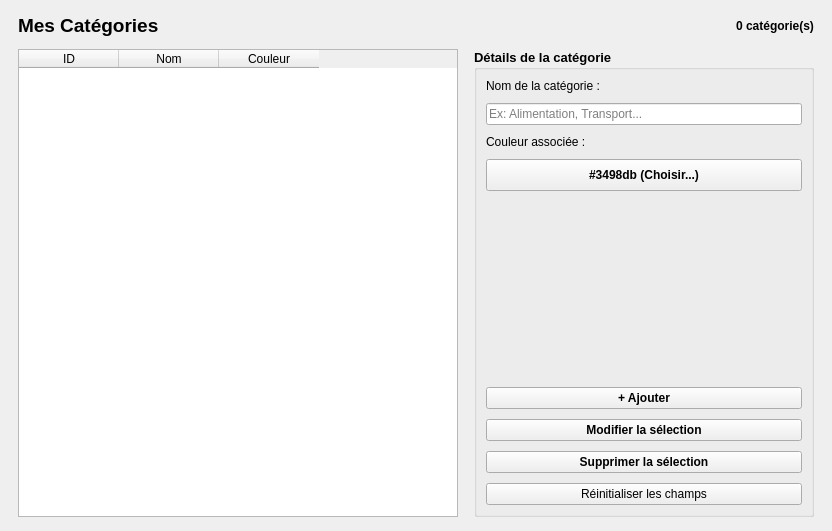
<?xml version="1.0" encoding="UTF-8"?>
<ui version="4.0">
 <class>CategorieWidget</class>
 <widget class="QWidget" name="CategorieWidget">
  <property name="geometry">
   <rect>
    <x>0</x>
    <y>0</y>
    <width>832</width>
    <height>531</height>
   </rect>
  </property>
  <property name="windowTitle">
   <string>Gestion des Catégories</string>
  </property>
  <layout class="QVBoxLayout" name="mainLayout">
   <property name="spacing">
    <number>12</number>
   </property>
   <property name="leftMargin">
    <number>18</number>
   </property>
   <property name="topMargin">
    <number>14</number>
   </property>
   <property name="rightMargin">
    <number>18</number>
   </property>
   <property name="bottomMargin">
    <number>14</number>
   </property>
   <item>
    <layout class="QHBoxLayout" name="headerLayout">
     <item>
      <widget class="QLabel" name="labelTitre">
       <property name="font">
        <font>
         <pointsize>14</pointsize>
         <weight>75</weight>
         <bold>true</bold>
        </font>
       </property>
       <property name="text">
        <string>Mes Catégories</string>
       </property>
      </widget>
     </item>
     <item>
      <spacer name="horizontalSpacer">
       <property name="orientation">
        <enum>Qt::Horizontal</enum>
       </property>
       <property name="sizeHint" stdset="0">
        <size>
         <width>40</width>
         <height>20</height>
        </size>
       </property>
      </spacer>
     </item>
     <item>
      <widget class="QLabel" name="labelCompteur">
       <property name="font">
        <font>
         <pointsize>9</pointsize>
         <weight>75</weight>
         <bold>true</bold>
        </font>
       </property>
       <property name="text">
        <string>0 catégorie(s)</string>
       </property>
      </widget>
     </item>
    </layout>
   </item>
   <item>
    <layout class="QHBoxLayout" name="bodyLayout">
     <property name="spacing">
      <number>16</number>
     </property>
     <item>
      <widget class="QTableWidget" name="tableCategories">
       <column>
        <property name="text">
         <string>ID</string>
        </property>
       </column>
       <column>
        <property name="text">
         <string>Nom</string>
        </property>
       </column>
       <column>
        <property name="text">
         <string>Couleur</string>
        </property>
       </column>
      </widget>
     </item>
     <item>
      <widget class="QGroupBox" name="groupFormulaire">
       <property name="minimumSize">
        <size>
         <width>280</width>
         <height>0</height>
        </size>
       </property>
       <property name="maximumSize">
        <size>
         <width>340</width>
         <height>16777215</height>
        </size>
       </property>
       <property name="font">
        <font>
         <pointsize>10</pointsize>
         <weight>75</weight>
         <bold>true</bold>
        </font>
       </property>
       <property name="title">
        <string>Détails de la catégorie</string>
       </property>
       <layout class="QVBoxLayout" name="formLayout">
        <property name="spacing">
         <number>10</number>
        </property>
        <item>
         <widget class="QLabel" name="labelNom">
          <property name="font">
           <font>
            <pointsize>9</pointsize>
            <weight>50</weight>
            <bold>false</bold>
           </font>
          </property>
          <property name="text">
           <string>Nom de la catégorie :</string>
          </property>
         </widget>
        </item>
        <item>
         <widget class="QLineEdit" name="champNom">
          <property name="font">
           <font>
            <pointsize>9</pointsize>
            <weight>50</weight>
            <bold>false</bold>
           </font>
          </property>
          <property name="placeholderText">
           <string>Ex: Alimentation, Transport...</string>
          </property>
         </widget>
        </item>
        <item>
         <widget class="QLabel" name="labelCouleur">
          <property name="font">
           <font>
            <pointsize>9</pointsize>
            <weight>50</weight>
            <bold>false</bold>
           </font>
          </property>
          <property name="text">
           <string>Couleur associée :</string>
          </property>
         </widget>
        </item>
        <item>
         <widget class="QPushButton" name="btnCouleur">
          <property name="minimumSize">
           <size>
            <width>0</width>
            <height>32</height>
           </size>
          </property>
          <property name="font">
           <font>
            <pointsize>9</pointsize>
            <weight>75</weight>
            <bold>true</bold>
           </font>
          </property>
          <property name="text">
           <string>#3498db (Choisir...)</string>
          </property>
         </widget>
        </item>
        <item>
         <spacer name="verticalSpacer">
          <property name="orientation">
           <enum>Qt::Vertical</enum>
          </property>
          <property name="sizeHint" stdset="0">
           <size>
            <width>20</width>
            <height>40</height>
           </size>
          </property>
         </spacer>
        </item>
        <item>
         <widget class="QPushButton" name="btnAjouter">
          <property name="font">
           <font>
            <pointsize>9</pointsize>
            <weight>75</weight>
            <bold>true</bold>
           </font>
          </property>
          <property name="text">
           <string>+ Ajouter</string>
          </property>
         </widget>
        </item>
        <item>
         <widget class="QPushButton" name="btnModifier">
          <property name="font">
           <font>
            <pointsize>9</pointsize>
            <weight>75</weight>
            <bold>true</bold>
           </font>
          </property>
          <property name="text">
           <string>Modifier la sélection</string>
          </property>
         </widget>
        </item>
        <item>
         <widget class="QPushButton" name="btnSupprimer">
          <property name="font">
           <font>
            <pointsize>9</pointsize>
            <weight>75</weight>
            <bold>true</bold>
           </font>
          </property>
          <property name="text">
           <string>Supprimer la sélection</string>
          </property>
         </widget>
        </item>
        <item>
         <widget class="QPushButton" name="btnReinitialiser">
          <property name="font">
           <font>
            <pointsize>9</pointsize>
            <weight>50</weight>
            <bold>false</bold>
           </font>
          </property>
          <property name="text">
           <string>Réinitialiser les champs</string>
          </property>
         </widget>
        </item>
       </layout>
      </widget>
     </item>
    </layout>
   </item>
  </layout>
 </widget>
 <resources/>
 <connections/>
</ui>
